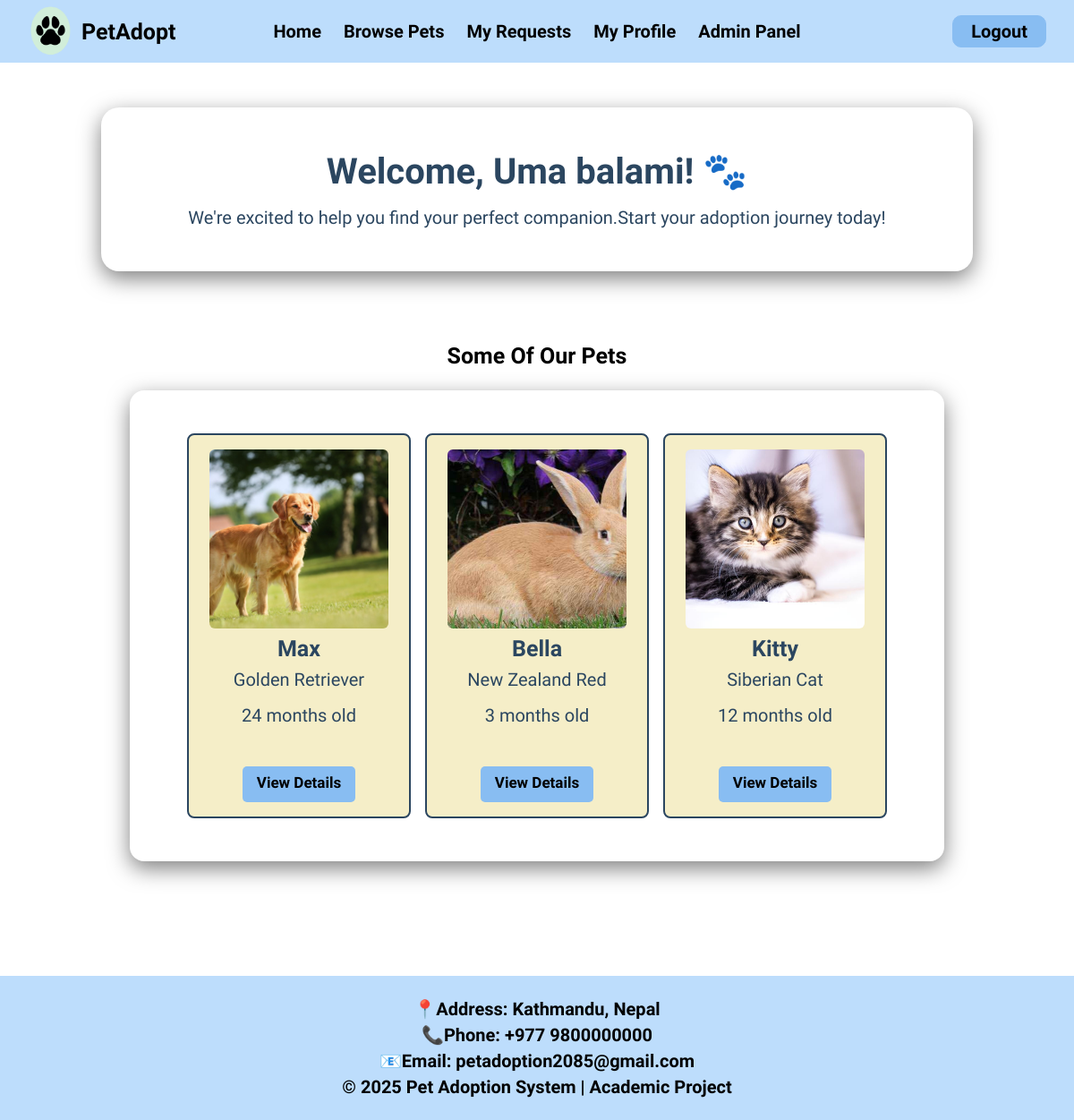
The page /user.php (signed in) on the database its author committed.
### tables this page shows
CREATE TABLE `users` (
  `id` int(11) NOT NULL AUTO_INCREMENT,
  `full_name` varchar(255) NOT NULL,
  `email` varchar(255) NOT NULL,
  `phone_num` varchar(10) NOT NULL,
  `password` varchar(255) NOT NULL,
  `role` enum('user','admin','superadmin') NOT NULL DEFAULT 'user',
  `pet_id` int(11) DEFAULT NULL,
  PRIMARY KEY (`id`),
  UNIQUE KEY `email` (`email`),
  UNIQUE KEY `phone_num` (`phone_num`),
  KEY `pet_id` (`pet_id`)
);

CREATE TABLE `pets` (
  `id` int(11) NOT NULL AUTO_INCREMENT,
  `name` varchar(255) NOT NULL,
  `age` int(11) NOT NULL,
  `gender` enum('Male','Female') NOT NULL,
  `breed` varchar(255) NOT NULL,
  `price` varchar(255) NOT NULL,
  `status` enum('available','adopted') NOT NULL DEFAULT 'available',
  `image` varchar(255) NOT NULL,
  `category` enum('dog','cat','rabbit','snake','bird') DEFAULT NULL,
  `description` text NOT NULL,
  `weight` varchar(10) DEFAULT NULL,
  `admin_id` int(11) DEFAULT NULL,
  PRIMARY KEY (`id`),
  KEY `fk_admin_pet` (`admin_id`),
  CONSTRAINT `fk_admin_pet` FOREIGN KEY (`admin_id`) REFERENCES `users` (`id`) ON DELETE CASCADE ON UPDATE CASCADE
);

### user.php (the view, shortened to what this page needs)
<?php
include("navbar.php");
$user_id = $_SESSION['id'];
$stmt = $con->prepare("SELECT full_name, email, phone_num, role FROM users WHERE id = ?");
$stmt->bind_param("i", $user_id);
$stmt->execute();
$result = $stmt->get_result();
$user = $result->fetch_assoc();
$stmt = $con->prepare("SELECT * FROM pets WHERE status = ? LIMIT 3");
$status = "available";
$stmt->bind_param("s", $status);
$stmt->execute();
$pets_result = $stmt->get_result();
?>
<!DOCTYPE html>
<html>
    <head>
    <link rel="stylesheet" href="assets/css/style.css">
    </head>
    <body>
        <div class="dashboard">
            <section class="welcome">
                <h1>Welcome, <?php echo$user['full_name'] ?>! 🐾</h1>
                <p>We're excited to help you find your perfect companion.Start  your adoption journey today!</p>
            </section>
            <section class="pets">
                <h2>Some Of Our Pets</h2>
                <div class="pet-grid">
                    <?php if($pets_result && mysqli_num_rows($pets_result)>0): ?>
                        <?php while($pet=mysqli_fetch_assoc($pets_result)): ?>
                            <div class="pet-card">
                                <img src="assets/Images/<?php echo $pet['image'] ?? 'default_pet.jpg'; ?>" alt="<?php echo $pet['name']?>">
                                <h2><?php echo htmlspecialchars($pet['name']); ?></h2>
                                <p><?php echo htmlspecialchars($pet['breed']); ?></p>
                                <p> <?php echo $pet['age']; ?> months old</p><br>
                                <a href="pet-details.php?id=<?php echo $pet['id']; ?>" class="adopt-btn">View Details</a>
                            </div>
                        <?php endwhile; ?>
                    <?php else: ?>
                        <h1 style="color:red">No pets available at the moment 😿</h1>
                    <?php endif; ?>
                </div>
            </section>
        </div>
    </body>
</html>
<?php include('footer.php') ?>

### assets/css/style.css (style rules this page uses)
* { margin: 0; padding: 0; box-sizing: border-box; font-family: "Agdasima", sans-serif; }
body { display: flex; flex-direction: column; }
a { text-decoration: none; }
.pets { text-align: center; padding: 3rem 2rem; }
.pets h2 { margin-bottom: 1.5rem; font-size: 25px; }
.pet-grid { display: flex; justify-content: center; gap: 1rem; flex-wrap: wrap; border-radius: 16px; padding: 3rem 1.5rem; box-shadow: 0 8px 25px rgba(0, 0, 0, 0.5); }
.pet-card { background-color: #f5eec8; border: 2px solid #2b4660; border-radius: 8px; padding: 1rem; width: 250px; text-align: center; }
.pet-card img { width: 200px; height: 200px; object-fit: cover; border-radius: 6px; }
.pets p { margin-bottom: 1rem; font-size: 20px; color: #2b4660; }
.pet-card h2 { color: #2b4660; margin: 0.5rem 0; }
.adopt-btn { text-decoration: none; background-color: #88bdf2; color: black; border: none; width: auto; padding: 0.5rem 1rem; border-radius: 5px; cursor: pointer; height: 40px; font-size: 17px; font-weight: bold; text-align: center; display: inline-block; margin-top: 10px; }
.dashboard { max-width: 1200px; margin: 0 auto; padding: 2rem; }
.dashboard .pet-grid { padding: 3rem 4rem; }
.welcome { text-align: center; padding: 3rem 2rem; border-radius: 20px; box-shadow: 0 8px 25px rgba(0, 0, 0, 0.5); margin-bottom: 2rem; margin-top: 5.5rem; }
.welcome h1 { font-size: 2.5rem; margin-bottom: 1rem; color: #2b4660; }
.welcome p { font-size: 20px; color: #2b4660; }

### rows shown on the page
users: full_name "Uma balami"
pets: image (picture), name "Max", breed "Golden Retriever", age "24"
pets: image (picture), name "Bella", breed "New Zealand Red", age "3"
pets: image (picture), name "Kitty", breed "Siberian Cat", age "12"
